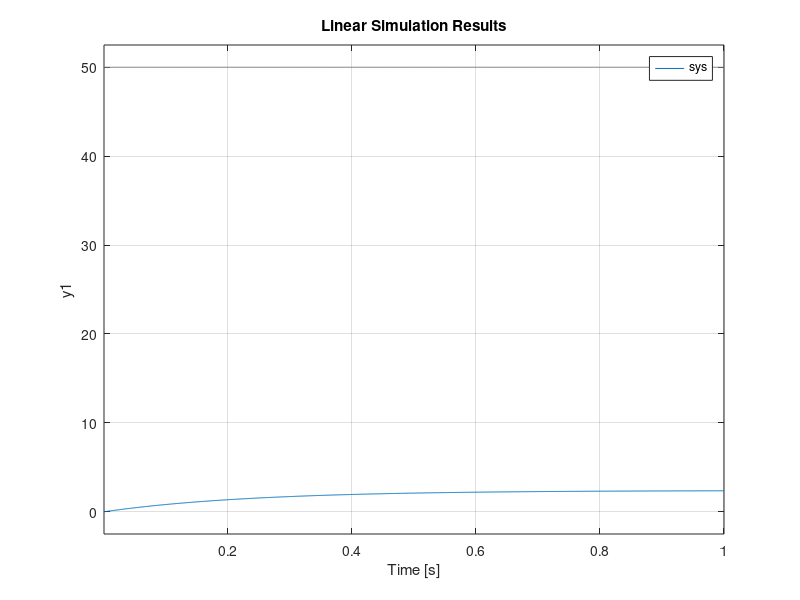

The MATLAB source for this figure:
R= 120.0; % Ohms
L= 0.01; % Henrys
C= 0.002;

A = [0 1; -1/(L*C) -R/L];
B = [1/L*C; 0];
C = [1 0];
D=0;
u = zeros(1000,1);
t = zeros(1000,1);
for dt = 1:1000
    t(dt) = dt/1000;
end
u(:) = 50;
sys = ss(A,B,C,D);
lsim(sys,u, t)
isstable(sys)
%     [A,B,C,D] = ssdata(sys)
%     [xextsm
%     plot(ssdata(sys), )
%     sys_dc(A)
% end
